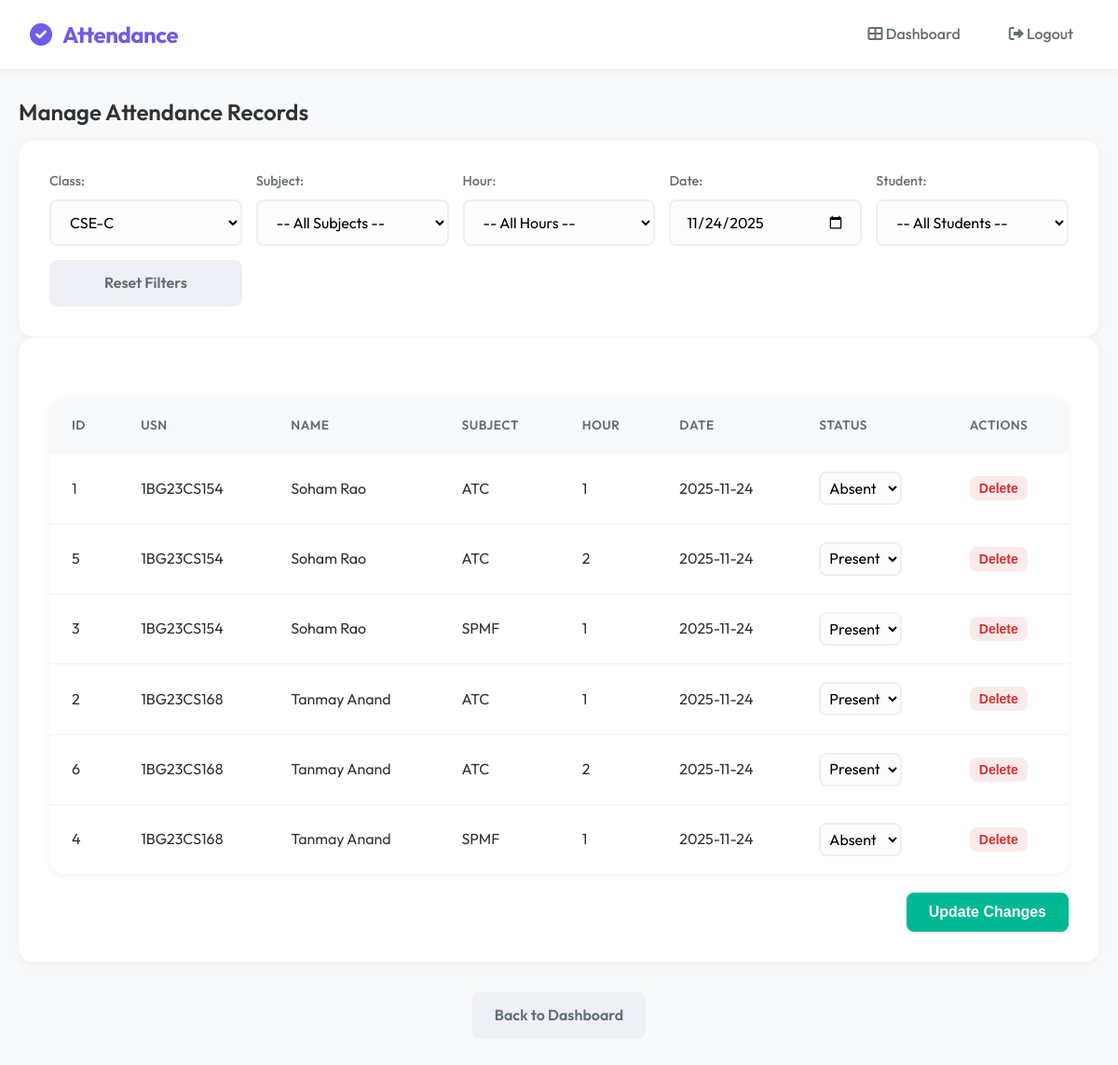
The app's page /admin/attendance?class_id=3 (signed in), older data.
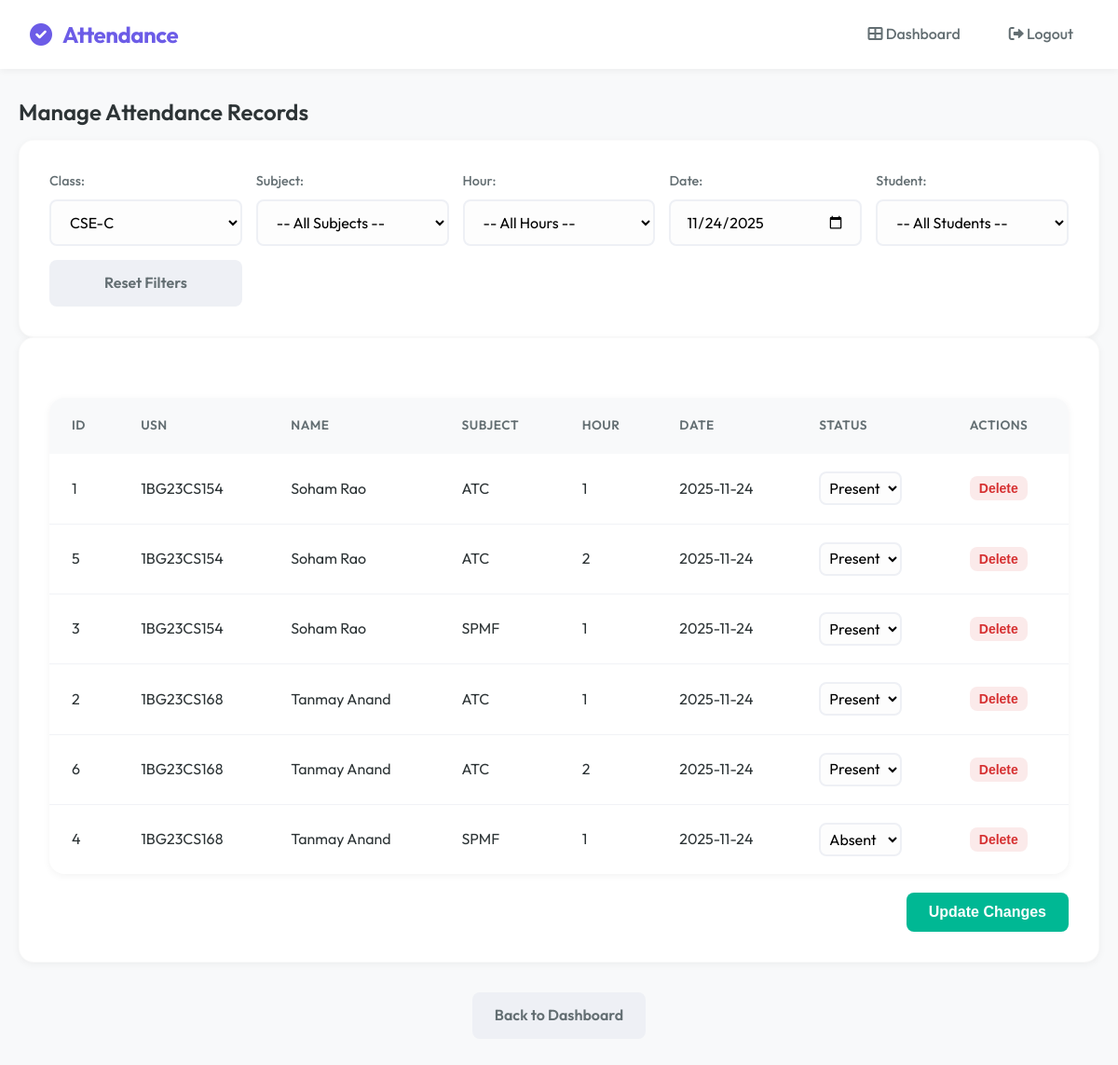
The same page, newer data.
### tables this page shows
CREATE TABLE attendance (
        id INTEGER PRIMARY KEY AUTOINCREMENT,
        student_id INTEGER,
        subject TEXT,
        date TEXT,
        status TEXT,
        hour INTEGER,
        previous_hash TEXT,
        current_hash TEXT
    );

CREATE TABLE students (
        id INTEGER PRIMARY KEY AUTOINCREMENT,
        usn TEXT UNIQUE,
        name TEXT,
        dob TEXT,
        class_id INTEGER,
        face_encoding BLOB
    );

### app.py (the view, shortened to what this page needs)
@app.route("/admin/attendance", methods=["GET", "POST"])
def admin_attendance():
    role = session.get("role")
    if role not in ["admin", "teacher"]:
        return "Unauthorized", 403
    conn = sqlite3.connect('attendance.db')
    c = conn.cursor()
    class_id = request.args.get("class_id")
    subject = request.args.get("subject")
    hour = request.args.get("hour")
    date = request.args.get("date", datetime.datetime.now(IST).date().strftime("%Y-%m-%d"))
    student_id = request.args.get("student_id")
    try:
        class_id_int = int(class_id) if class_id else None
    except:
        class_id_int = None
    if role == "teacher":
        teacher_id = session["username"]
        c.execute("""
            SELECT DISTINCT c.id, c.class_name
            FROM classes c
            JOIN teacher_assignments ta ON c.id = ta.class_id
            WHERE ta.teacher_id=?
        """, (teacher_id,))
    else:
        c.execute("SELECT id, class_name FROM classes")
    classes = c.fetchall()
    subjects = []
    students_list = []
    attendance_records = []
    if class_id_int:
        if role == "teacher":
            teacher_id = session["username"]
            c.execute("""
                SELECT subject FROM teacher_assignments
                WHERE teacher_id=? AND class_id=?
                ORDER BY subject
            """, (teacher_id, class_id_int))
        else:
            c.execute("SELECT name FROM subjects WHERE class_id=? ORDER BY name", (class_id_int,))
        subjects = [s[0] for s in c.fetchall()]
        c.execute("SELECT id, usn, name FROM students WHERE class_id=? ORDER BY name", (class_id_int,))
        students_list = c.fetchall()
        if subject:
            query = """SELECT attendance.id, students.usn, students.name, attendance.subject, attendance.hour,
                              attendance.date, attendance.status
                       FROM attendance
                       JOIN students ON attendance.student_id = students.id
                       WHERE students.class_id=? AND attendance.subject=? AND attendance.date=?"""
            params = [class_id_int, subject, date]
            if hour:
                query += " AND attendance.hour=?"
                params.append(hour)
        else:
            query = """SELECT attendance.id, students.usn, students.name, attendance.subject, attendance.hour,
                              attendance.date, attendance.status
                       FROM attendance
                       JOIN students ON attendance.student_id = students.id
                       WHERE students.class_id=? AND attendance.date=?"""
            params = [class_id_int, date]
            if hour:
                query += " AND attendance.hour=?"
                params.append(hour)
        if student_id:
            query += " AND students.id=?"
            params.append(student_id)
        query += " ORDER BY students.usn, attendance.subject, attendance.hour"
        c.execute(query, params)
        attendance_records = c.fetchall()
        c.execute("""
            SELECT DISTINCT attendance_id
            FROM pending_attendance_changes
            WHERE attendance_id IN (SELECT id FROM attendance WHERE student_id IN
                (SELECT id FROM students WHERE class_id=?))
        """, (class_id_int,))
        pending_ids = {row[0] for row in c.fetchall()}
    conn.close()
    return render_template(
        "admin_attendance.html",
        classes=classes,
        subjects=subjects,
        students_list=students_list,
        attendance_records=attendance_records,
        selected_class=class_id_int,
        selected_subject=subject,
        selected_hour=hour,
        selected_date=date,
        selected_student=int(student_id) if student_id else None,
        pending_ids=pending_ids if class_id_int else set()
    )

### templates/admin_attendance.html (shortened to what the changed rows need)
{% extends "base.html" %}
{% block content %}
<h2>Manage Attendance Records</h2>
{% if attendance_records %}
<div class="card">
    <form method="POST"
        action="/admin/attendance?class_id={{ selected_class or '' }}&subject={{ selected_subject or '' }}&hour={{ selected_hour or '' }}&date={{ selected_date or '' }}&student_id={{ selected_student or '' }}">
        <div class="table-container">
            <table>
                <thead>
                    <tr>
                        <th>ID</th>
                        <th>USN</th>
                        <th>Name</th>
                        <th>Subject</th>
                        <th>Hour</th>
                        <th>Date</th>
                        <th>Status</th>
                        <th>Actions</th>
                    </tr>
                </thead>
                <tbody>
                    {% for record in attendance_records %}
                    <tr {% if record[0] in pending_ids %}class="pending-change" {% endif %}>
                        <td>{{ record[0] }}</td>
                        <td>{{ record[1] }}</td>
                        <td>{{ record[2] }}</td>
                        <td>{{ record[3] }}</td>
                        <td>{{ record[4] }}</td>
                        <td>{{ record[5] }}</td>
                        <td>
                            <select name="status_{{ record[0] }}" class="status-select"
                                data-original-status="{{ record[6] }}" data-row-id="{{ record[0] }}"
                                onchange="highlightChangedRow(this)" style="padding: 5px; width: auto;">
                                <option value="Present" {% if record[6]=='Present' %}selected{% endif %}>Present
                                </option>
                                <option value="Absent" {% if record[6]=='Absent' %}selected{% endif %}>Absent</option>
                            </select>
                        </td>
                        <td>
                            {% if session['role'] == 'teacher' %}
                            <textarea name="individual_{{ record[0] }}" class="individual-comment-input"
                                placeholder="Individual comment (optional)" rows="2" disabled
                                style="width: 100%; padding: 5px; font-size: 0.9rem; resize: vertical;"></textarea>
                            {% elif session['role'] == 'admin' %}
                            <button type="submit" formaction="/delete_attendance/{{ record[0] }}" class="btn btn-danger"
                                onclick="return confirm('⚠️ Are you sure you want to delete this attendance record?\n\nStudent: {{ record[2] }}\nSubject: {{ record[3] }}\nDate: {{ record[5] }}\n\nThis action cannot be undone!');"
                                style="padding: 5px 10px; font-size: 14px;">Delete</button>
                            {% endif %}
                        </td>
                    </tr>
                    {% endfor %}
                </tbody>
            </table>
        </div>
    </form>
</div>
{% else %}
<div class="alert alert-info">
    <i class="fas fa-info-circle"></i> No attendance records found for the selected filters.
</div>
{% endif %}
{% endblock %}

Row changes from the older to the newer data that the page shows:
changed attendance id 1: status+id "Absent" → "Present"
